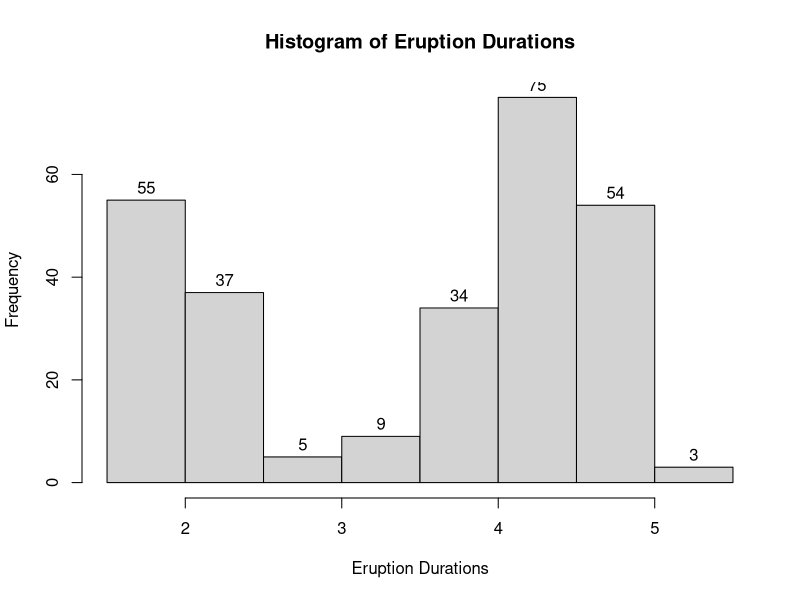

The R source for this figure:
## ---- chunk 1
knitr::opts_chunk$set(echo = TRUE)
## ---- chunk 2
with(faithful, mean(waiting))
## ---- chunk 3
with(faithful, mean(eruptions[1:4]))
## ---- chunk 4
d <-data.frame(head(faithful, n=5))
kbl <- knitr::kable(d, format = "html")
kableExtra::kable_styling(kbl, full_width = FALSE)
## ---- chunk 5
with(faithful, hist(eruptions, labels= TRUE, main = "Histogram of Eruption Durations",
      xlab = "Eruption Durations"))
